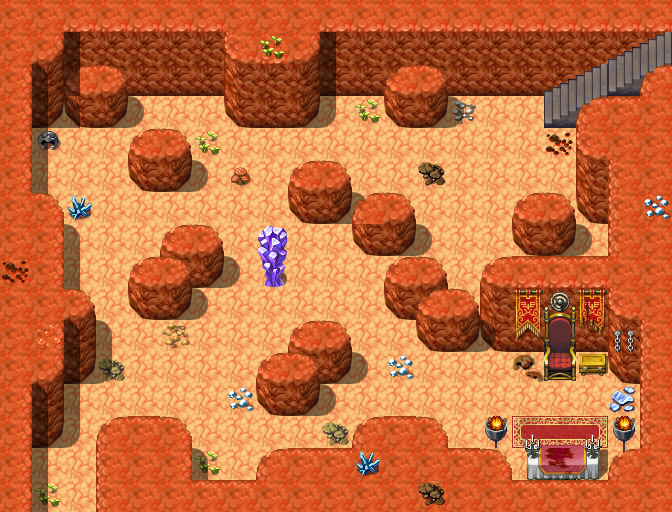

The image is a tile-based game level rendered from a .tmx file. Its description and source (layers, tilesets, objects; grid data summarised) follow:
An orthogonal 21x16 tile map with 32x32 px tiles, 4 tile layers (Ground, Objects, Above, Top), 1 hidden layer not drawn, 19 tilesets and 9 objects (5x spawn, 2x mapchange, script, key).

<map version="1.0" orientation="orthogonal" width="21" height="16" tilewidth="32" tileheight="32">
    <tileset firstgid="1" name="map_16" tilewidth="32" tileheight="32">
        <image source="../drawable/map_16.png" width="256" height="256" />
    </tileset>
    <tileset firstgid="65" name="map_18" tilewidth="32" tileheight="32">
        <image source="../drawable/map_18.png" width="256" height="256" />
    </tileset>
    <tileset firstgid="129" name="map_23" tilewidth="32" tileheight="32">
        <image source="../drawable/map_23.png" width="256" height="256" />
    </tileset>
    <tileset firstgid="193" name="map_4" tilewidth="32" tileheight="32">
        <image source="../drawable/map_4.png" width="256" height="256" />
    </tileset>
    <tileset firstgid="257" name="map_11" tilewidth="32" tileheight="32">
        <image source="../drawable/map_11.png" width="256" height="256" />
    </tileset>
    <tileset firstgid="321" name="map_0" tilewidth="32" tileheight="32">
        <image source="../drawable/map_0.png" width="256" height="256" />
    </tileset>
    <tileset firstgid="385" name="map_2" tilewidth="32" tileheight="32">
        <image source="../drawable/map_2.png" width="256" height="256" />
    </tileset>
    <tileset firstgid="449" name="map_9" tilewidth="32" tileheight="32">
        <image source="../drawable/map_9.png" width="256" height="256" />
    </tileset>
    <tileset firstgid="513" name="map_10" tilewidth="32" tileheight="32">
        <image source="../drawable/map_10.png" width="256" height="256" />
    </tileset>
    <tileset firstgid="577" name="map_34" tilewidth="32" tileheight="32">
        <image source="../drawable/map_34.png" width="256" height="256" />
    </tileset>
    <tileset firstgid="641" name="map_3" tilewidth="32" tileheight="32">
        <image source="../drawable/map_3.png" width="256" height="256" />
    </tileset>
    <tileset firstgid="705" name="map_17" tilewidth="32" tileheight="32">
        <image source="../drawable/map_17.png" width="256" height="256" />
    </tileset>
    <tileset firstgid="769" name="map_12" tilewidth="32" tileheight="32">
        <image source="../drawable/map_12.png" width="256" height="256" />
    </tileset>
    <tileset firstgid="833" name="map_28" tilewidth="32" tileheight="32">
        <image source="../drawable/map_28.png" width="256" height="256" />
    </tileset>
    <tileset firstgid="897" name="map_22" tilewidth="32" tileheight="32">
        <image source="../drawable/map_22.png" width="256" height="256" />
    </tileset>
    <tileset firstgid="961" name="map_24" tilewidth="32" tileheight="32">
        <image source="../drawable/map_24.png" width="256" height="256" />
    </tileset>
    <tileset firstgid="1025" name="map_21" tilewidth="32" tileheight="32">
        <image source="../drawable/map_21.png" width="256" height="256" />
    </tileset>
    <tileset firstgid="1089" name="map_1" tilewidth="32" tileheight="32">
        <image source="../drawable/map_1.png" width="256" height="256" />
    </tileset>
    <tileset firstgid="1153" name="map_26" tilewidth="32" tileheight="32">
        <image source="../drawable/map_26.png" width="256" height="256" />
    </tileset>
    <layer name="Ground" width="21" height="16">
        <data>[336 cells, 336 non-empty, 16 distinct tile ids]</data>
    </layer>
    <layer name="Objects" width="21" height="16">
        <data>[336 cells, 88 non-empty, 38 distinct tile ids]</data>
    </layer>
    <layer name="Above" width="21" height="16">
        <data>[336 cells, 71 non-empty, 17 distinct tile ids]</data>
    </layer>
    <layer name="Top" width="21" height="16">
        <data>[336 cells, 2 non-empty, 2 distinct tile ids]</data>
    </layer>
    <layer name="Walkable" width="21" height="16" visible="0">
        <data>[336 cells, 206 non-empty, 1 distinct tile ids]</data>
    </layer>
    <objectgroup name="Mapevents">
        <object name="up" type="mapchange" x="640" y="32" width="32" height="32">
            <properties>
                <property name="map" value="mushroom_m2_10" />
                <property name="place" value="down" />
            </properties>
        </object>
        <object name="south" type="mapchange" x="32" y="480" width="64" height="32">
            <properties>
                <property name="map" value="mushroom_m3_2" />
                <property name="place" value="north" />
            </properties>
        </object>
        <object name="mushroom_m3_1_chains" type="script" x="608" y="352" width="32" height="32" />
    </objectgroup>
    <objectgroup name="Spawn">
        <object name="zuul_khan9" type="spawn" x="544" y="416" width="32" height="32">
            <properties>
                <property name="spawngroup" value="zuul_khan9" />
            </properties>
        </object>
        <object name="zuul_khan9_blocker" type="spawn" x="64" y="416" width="32" height="32">
            <properties>
                <property name="spawngroup" value="zuul_khan9_blocker" />
            </properties>
        </object>
        <object name="dangerous_fungi_1" type="spawn" x="32" y="96" width="256" height="320">
            <properties>
                <property name="quantity" value="4" />
                <property name="spawngroup" value="dangerous_fungi" />
            </properties>
        </object>
        <object name="mid_fungi_1" type="spawn" x="288" y="288" width="192" height="160">
            <properties>
                <property name="quantity" value="3" />
                <property name="spawngroup" value="mid_fungi" />
            </properties>
        </object>
        <object name="weak_fungi_1" type="spawn" x="288" y="128" width="64" height="32">
            <properties>
                <property name="spawngroup" value="weak_fungi" />
            </properties>
        </object>
    </objectgroup>
    <objectgroup name="Keys">
        <object name="fungi_panic_nondisplayed:10" type="key" x="576" y="384" width="64" height="32">
            <properties>
                <property name="phrase" value="mushroom_m3_1_chains_10" />
                <property name="requireId" value="fungi_panic_nondisplayed" />
                <property name="requireNegation" value="true" />
                <property name="requireType" value="questProgress" />
                <property name="requireValue" value="10" />
            </properties>
        </object>
    </objectgroup>
    <objectgroup name="Replace" />
</map>
